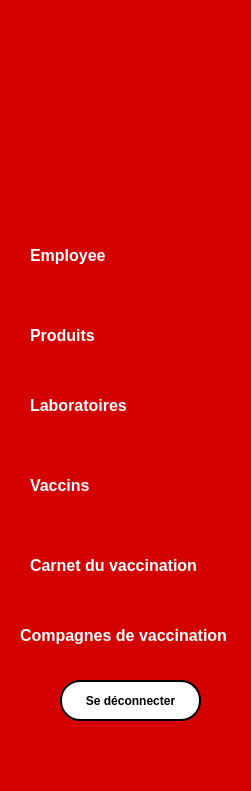
   <widget class="QFrame" name="frame">
    <property name="geometry">
     <rect>
      <x>0</x>
      <y>0</y>
      <width>251</width>
      <height>791</height>
     </rect>
    </property>
    <property name="styleSheet">
     <string notr="true">QFrame {
    background-color: #D30102;  /* Rouge foncé */
    border-radius: 15px;        /* Coins arrondis */
}
</string>
    </property>
    <property name="frameShape">
     <enum>QFrame::Shape::StyledPanel</enum>
    </property>
    <property name="frameShadow">
     <enum>QFrame::Shadow::Raised</enum>
    </property>
    <widget class="QPushButton" name="pushButton_6">
     <property name="geometry">
      <rect>
       <x>60</x>
       <y>680</y>
       <width>141</width>
       <height>41</height>
      </rect>
     </property>
     <property name="autoFillBackground">
      <bool>false</bool>
     </property>
     <property name="styleSheet">
      <string notr="true">QPushButton {
    background-color: white;       /* White background */
    color: black;                 /* Black text */
    border: 2px solid black;      /* Black border */
    border-radius: 20px;          /* Makes the button round */
    padding: 10px;                /* Adds padding for better appearance */
    font-weight: bold;            /* Bold text for better visibility */
}

QPushButton:hover {
    background-color: #f0f0f0;    /* Light gray background when hovered */
}

QPushButton:pressed {
    background-color: #e0e0e0;    /* Darker gray when clicked */
}
</string>
     </property>
     <property name="text">
      <string>Se déconnecter</string>
     </property>
    </widget>
    <widget class="QPushButton" name="employe">
     <property name="geometry">
      <rect>
       <x>20</x>
       <y>230</y>
       <width>151</width>
       <height>51</height>
      </rect>
     </property>
     <property name="styleSheet">
      <string notr="true">QPushButton {
    background-color: transparent; /* Transparent background */
    color: #FFFFFF;                /* Black text */
    font-weight: bold;             /* Bold text */
    font-size: 16px;               /* Larger font size */
    border: none;                  /* No border */
    text-align: left;              /* Align text to the left */
    padding: 10px;                 /* Inner spacing */
}

QPushButton:hover {
    background-color: #B00000; /* Red background */
    color: #FFFFFF;            /* White text on hover */
    border-radius: 10px;       /* Rounded corners */
}
</string>
     </property>
     <property name="text">
      <string>Employee</string>
     </property>
    </widget>
    <widget class="QPushButton" name="carnet">
     <property name="geometry">
      <rect>
       <x>20</x>
       <y>540</y>
       <width>191</width>
       <height>51</height>
      </rect>
     </property>
     <property name="styleSheet">
      <string notr="true">QPushButton {
    background-color: transparent; /* Transparent background */
    color: #FFFFFF;                /* Black text */
    font-weight: bold;             /* Bold text */
    font-size: 16px;               /* Larger font size */
    border: none;                  /* No border */
    text-align: left;              /* Align text to the left */
    padding: 10px;                 /* Inner spacing */
}

QPushButton:hover {
    background-color: #B00000; /* Red background */
    color: #FFFFFF;            /* White text on hover */
    border-radius: 10px;       /* Rounded corners */
}
</string>
     </property>
     <property name="text">
      <string>Carnet du vaccination</string>
     </property>
    </widget>
    <widget class="QPushButton" name="produits">
     <property name="geometry">
      <rect>
       <x>20</x>
       <y>310</y>
       <width>151</width>
       <height>51</height>
      </rect>
     </property>
     <property name="styleSheet">
      <string notr="true">QPushButton {
    background-color: transparent; /* Transparent background */
    color: #FFFFFF;                /* Black text */
    font-weight: bold;             /* Bold text */
    font-size: 16px;               /* Larger font size */
    border: none;                  /* No border */
    text-align: left;              /* Align text to the left */
    padding: 10px;                 /* Inner spacing */
}

QPushButton:hover {
    background-color: #B00000; /* Red background */
    color: #FFFFFF;            /* White text on hover */
    border-radius: 10px;       /* Rounded corners */
}
</string>
     </property>
     <property name="text">
      <string>Produits</string>
     </property>
    </widget>
    <widget class="QPushButton" name="labo">
     <property name="geometry">
      <rect>
       <x>20</x>
       <y>380</y>
       <width>151</width>
       <height>51</height>
      </rect>
     </property>
     <property name="styleSheet">
      <string notr="true">QPushButton {
    background-color: transparent; /* Transparent background */
    color: #FFFFFF;                /* Black text */
    font-weight: bold;             /* Bold text */
    font-size: 16px;               /* Larger font size */
    border: none;                  /* No border */
    text-align: left;              /* Align text to the left */
    padding: 10px;                 /* Inner spacing */
}

QPushButton:hover {
    background-color: #B00000; /* Red background */
    color: #FFFFFF;            /* White text on hover */
    border-radius: 10px;       /* Rounded corners */
}
</string>
     </property>
     <property name="text">
      <string>Laboratoires</string>
     </property>
    </widget>
    <widget class="QPushButton" name="compagne">
     <property name="geometry">
      <rect>
       <x>10</x>
       <y>610</y>
       <width>251</width>
       <height>51</height>
      </rect>
     </property>
     <property name="styleSheet">
      <string notr="true">QPushButton {
    background-color: transparent; /* Transparent background */
    color: #FFFFFF;                /* Black text */
    font-weight: bold;             /* Bold text */
    font-size: 16px;               /* Larger font size */
    border: none;                  /* No border */
    text-align: left;              /* Align text to the left */
    padding: 10px;                 /* Inner spacing */
}

QPushButton:hover {
    background-color: #B00000; /* Red background */
    color: #FFFFFF;            /* White text on hover */
    border-radius: 10px;       /* Rounded corners */
}
</string>
     </property>
     <property name="text">
      <string>Compagnes de vaccination</string>
     </property>
    </widget>
    <widget class="QPushButton" name="vaccin">
     <property name="geometry">
      <rect>
       <x>20</x>
       <y>460</y>
       <width>201</width>
       <height>51</height>
      </rect>
     </property>
     <property name="styleSheet">
      <string notr="true">QPushButton {
    background-color: transparent; /* Transparent background */
    color: #FFFFFF;                /* Black text */
    font-weight: bold;             /* Bold text */
    font-size: 16px;               /* Larger font size */
    border: none;                  /* No border */
    text-align: left;              /* Align text to the left */
    padding: 10px;                 /* Inner spacing */
}

QPushButton:hover {
    background-color: #B00000; /* Red background */
    color: #FFFFFF;            /* White text on hover */
    border-radius: 10px;       /* Rounded corners */
}
</string>
     </property>
     <property name="text">
      <string>Vaccins</string>
     </property>
    </widget>
    <widget class="QLabel" name="label_13">
     <property name="geometry">
      <rect>
       <x>90</x>
       <y>30</y>
       <width>63</width>
       <height>20</height>
      </rect>
     </property>
     <property name="text">
      <string/>
     </property>
     <property name="pixmap">
      <pixmap>../../../Projet C++/Interface_Canet/images/nom.png</pixmap>
     </property>
    </widget>
    <widget class="QLabel" name="label_3">
     <property name="geometry">
      <rect>
       <x>50</x>
       <y>90</y>
       <width>131</width>
       <height>121</height>
      </rect>
     </property>
     <property name="text">
      <string/>
     </property>
     <property name="pixmap">
      <pixmap resource="images/images.qrc">:/images/logo.png</pixmap>
     </property>
     <property name="scaledContents">
      <bool>true</bool>
     </property>
    </widget>
    <widget class="QLabel" name="label_4">
     <property name="geometry">
      <rect>
       <x>10</x>
       <y>30</y>
       <width>231</width>
       <height>111</height>
      </rect>
     </property>
     <property name="text">
      <string/>
     </property>
     <property name="pixmap">
      <pixmap resource="images/images.qrc">:/images/nom.png</pixmap>
     </property>
     <property name="scaledContents">
      <bool>true</bool>
     </property>
    </widget>
    <zorder>label_4</zorder>
    <zorder>pushButton_6</zorder>
    <zorder>employe</zorder>
    <zorder>carnet</zorder>
    <zorder>produits</zorder>
    <zorder>labo</zorder>
    <zorder>compagne</zorder>
    <zorder>vaccin</zorder>
    <zorder>label_13</zorder>
    <zorder>label_3</zorder>
   </widget>
